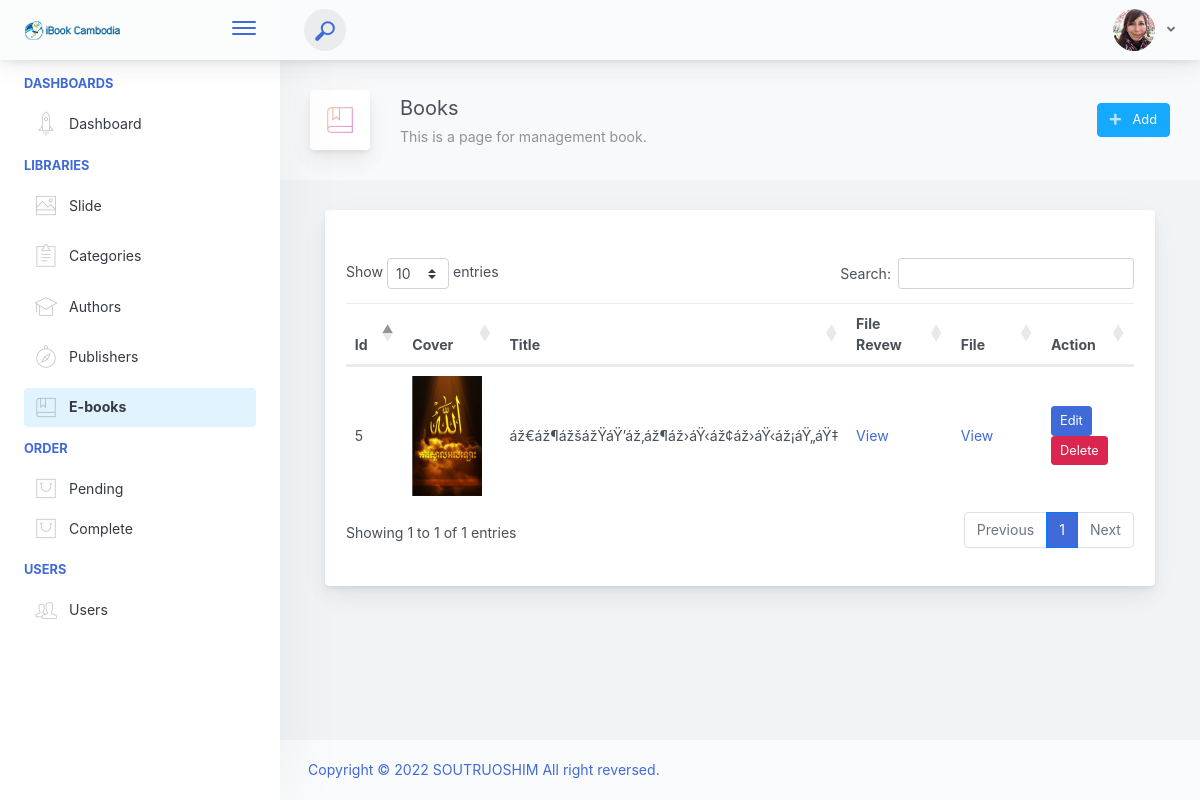
/admin/book/books.php, run on the app's committed database.
### tables this page shows
CREATE TABLE IF NOT EXISTS `books` (
  `id` bigint(20) UNSIGNED NOT NULL AUTO_INCREMENT,
  `author_id` int(200) DEFAULT NULL,
  `title` varchar(200) DEFAULT NULL,
  `ISBN` varchar(191) DEFAULT NULL,
  `category_id` varchar(191) DEFAULT NULL,
  `publisher_id` int(11) DEFAULT NULL,
  `publish_year` longtext,
  `price` double DEFAULT NULL,
  `image` varchar(191) DEFAULT NULL,
  `size` float DEFAULT NULL,
  `page` int(11) DEFAULT NULL,
  `book_file_review` varchar(200) DEFAULT NULL,
  `book_file` varchar(191) DEFAULT NULL,
  `detail` text,
  `created_at` timestamp NULL DEFAULT CURRENT_TIMESTAMP,
  `updated_at` timestamp NULL DEFAULT NULL,
  PRIMARY KEY (`id`)
);

### objects/book.php (called while the page is built, shortened)
<?php
class Book
{
    private $conn;
    private $table_name = "books";
    public function __construct($db)
    {
        $this->conn = $db;
    }
    public function readAll()
    {
        $query = "SELECT
                *
            FROM
                " . $this->table_name . "
            ORDER BY
                id DESC";
        $stmt = $this->conn->prepare($query);
        $stmt->execute();
        return $stmt;
    }
}

### admin/book/books.php (the view, shortened to what this page needs)
<?php
   include("../inc/header.php");
    include(__DIR__ . "/../../objects/book.php");
?>
<div class="app-page-title">
    <div class="page-title-wrapper">
        <div class="page-title-heading">
            <div class="page-title-icon">
                <i class="pe-7s-notebook icon-gradient bg-mean-fruit">
                </i>
            </div>
            <div>Books
                <div class="page-title-subheading">This is a page for management book.
                </div>
            </div>
        </div>
        <div class="page-title-actions">
            <div class="d-inline-block dropdown">
                <a type="button" class="btn-shadow btn btn-info" href="../book/add_book.php" >
                    <span class="btn-icon-wrapper pr-2 opacity-7">
                        <i class="fa fa-plus fa-w-20"></i>
                    </span>
                    Add
                </a>
            </div>
        </div>
    </div>
</div>
            <div class="content-wrap">
                <div class="container-fluid">
                <div class="main-card mb-3 card">
                 <div class="card-body"><h5 class="card-title"></h5>
                <div class="row">
                        <div class="col-md-12 p-3">
                            <table class="table" id="tbl_book">
                                <thead>
                                    <tr>
                                        <th scope="col" width = "10%">Id</th>
                                        <th scope="col" width = "15%">Cover</th>
                                        <th scope="col" width = "20%">Title</th>
                                        <th scope="col" width = "20%">File Revew</th>
                                        <th scope="col" width = "20%">File</th>
                                        <th scope="col" width = "15%">Action</th>
                                    </tr>
                                </thead>
                                <tbody>
                                    <?php
                                       $database = new Database();
                                       $db = $database->getConnection();
                                       $book = new Book($db);
                                       $stmt = $book->readAll();
                                    ?>
                                    <?php while ($row = $stmt->fetch(PDO::FETCH_ASSOC)) {
                                        $id = $row['id']; ?>
                                        <tr>
                                            <td><?php echo $row['id']; ?></td>
                                            <td><img src="<?= '../../upload/images/book/'.$row['image'] ?>" width="70" height="120"/> </td>
                                            <td><?php echo $row['title']; ?></td>
                                            <td><a href="<?= '../../upload/file/book_file_review/'.$row['book_file_review'] ?>">View</a></td>
                                            <td><a href="<?= '../../upload/file/book_file/'.$row['book_file'] ?>">View</a></td>
                                            <td>
                                                <form method="POST" action="queries/delete_book.php">
                                                    <a href="edit_book.php?id=<?php echo $row['id']; ?>" type="button" class="btn btn-primary btn-sm">Edit</a>
                                                    <a delete-id='<?= $id ?>' class='btn btn-danger text-white btn-sm delete-object' type="button">Delete</a>
                                                </form>
                                            </td>
                                        </tr>
                                    <?php } ?>
                              </tbody>
                            </table>
                        </div>
                    </div>
                </div>
                </div>
                </div>
            </div>
<?php
   include("../inc/footer.php");
?>

### data on the page
books: id "5", image (picture), title "áž€áž¶ážšážŸáŸ’áž‚áž¶áž›áŸ‹áž¢áž›áŸ‹áž¡áŸ„áŸ‡"
